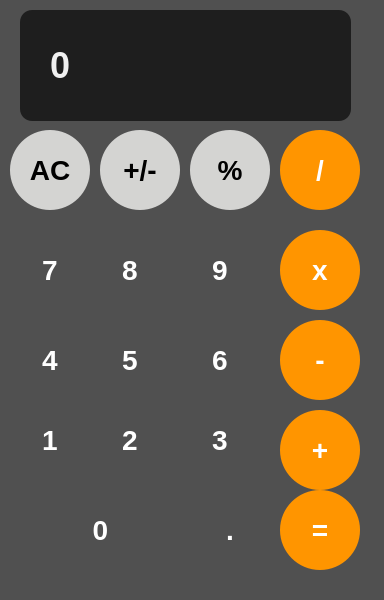
<?xml version="1.0" encoding="UTF-8"?>
<ui version="4.0">
 <class>MainWindow</class>
 <widget class="QMainWindow" name="MainWindow">
  <property name="geometry">
   <rect>
    <x>0</x>
    <y>0</y>
    <width>384</width>
    <height>600</height>
   </rect>
  </property>
  <property name="windowTitle">
   <string>MainWindow</string>
  </property>
  <property name="styleSheet">
   <string notr="true">    background-color: #505050;</string>
  </property>
  <widget class="QWidget" name="centralwidget">
   <widget class="QPushButton" name="pushButton_7">
    <property name="geometry">
     <rect>
      <x>10</x>
      <y>230</y>
      <width>80</width>
      <height>80</height>
     </rect>
    </property>
    <property name="styleSheet">
     <string notr="true">QPushButton {
    background-color: #505050;      /* Тёмно-серый фон */
    color: white;                   /* Белый текст */
    font-size: 28px;                /* Крупный шрифт */
    font-weight: bold;
    border: none;
    border-radius: 40px;            /* Круглая форма */
    min-width: 80px;
    min-height: 80px;
    padding: 0;
}

QPushButton:hover {
    background-color: #6b6b6b;      /* Светлее при наведении */
}

QPushButton:pressed {
    background-color: #323232;      /* Темнее при нажатии */
}
</string>
    </property>
    <property name="text">
     <string>7</string>
    </property>
   </widget>
   <widget class="QPushButton" name="pushButton_8">
    <property name="geometry">
     <rect>
      <x>90</x>
      <y>230</y>
      <width>80</width>
      <height>80</height>
     </rect>
    </property>
    <property name="styleSheet">
     <string notr="true">QPushButton {
    background-color: #505050;      /* Тёмно-серый фон */
    color: white;                   /* Белый текст */
    font-size: 28px;                /* Крупный шрифт */
    font-weight: bold;
    border: none;
    border-radius: 40px;            /* Круглая форма */
    min-width: 80px;
    min-height: 80px;
    padding: 0;
}

QPushButton:hover {
    background-color: #6b6b6b;      /* Светлее при наведении */
}

QPushButton:pressed {
    background-color: #323232;      /* Темнее при нажатии */
}
</string>
    </property>
    <property name="text">
     <string>8</string>
    </property>
   </widget>
   <widget class="QPushButton" name="pushButton_9">
    <property name="geometry">
     <rect>
      <x>180</x>
      <y>230</y>
      <width>80</width>
      <height>80</height>
     </rect>
    </property>
    <property name="styleSheet">
     <string notr="true">QPushButton {
    background-color: #505050;      /* Тёмно-серый фон */
    color: white;                   /* Белый текст */
    font-size: 28px;                /* Крупный шрифт */
    font-weight: bold;
    border: none;
    border-radius: 40px;            /* Круглая форма */
    min-width: 80px;
    min-height: 80px;
    padding: 0;
}

QPushButton:hover {
    background-color: #6b6b6b;      /* Светлее при наведении */
}

QPushButton:pressed {
    background-color: #323232;      /* Темнее при нажатии */
}
</string>
    </property>
    <property name="text">
     <string>9</string>
    </property>
   </widget>
   <widget class="QPushButton" name="pushButton_mul">
    <property name="geometry">
     <rect>
      <x>280</x>
      <y>230</y>
      <width>80</width>
      <height>80</height>
     </rect>
    </property>
    <property name="styleSheet">
     <string notr="true">QPushButton {
    background-color: #ff9500;      /* Ярко-оранжевый, как на iPhone */
    color: white;                   /* Белый текст */
    font-size: 28px;
    font-weight: bold;
    border: none;
    border-radius: 40px;
    min-width: 80px;
    min-height: 80px;
    padding: 0;
}

QPushButton:hover {
    background-color: #ffa733;      /* Светлее при наведении */
}

QPushButton:pressed {
    background-color: #cc7a00;      /* Темнее при нажатии */
}
</string>
    </property>
    <property name="text">
     <string>x</string>
    </property>
   </widget>
   <widget class="QPushButton" name="pushButton_6">
    <property name="geometry">
     <rect>
      <x>180</x>
      <y>320</y>
      <width>80</width>
      <height>80</height>
     </rect>
    </property>
    <property name="styleSheet">
     <string notr="true">QPushButton {
    background-color: #505050;      /* Тёмно-серый фон */
    color: white;                   /* Белый текст */
    font-size: 28px;                /* Крупный шрифт */
    font-weight: bold;
    border: none;
    border-radius: 40px;            /* Круглая форма */
    min-width: 80px;
    min-height: 80px;
    padding: 0;
}

QPushButton:hover {
    background-color: #6b6b6b;      /* Светлее при наведении */
}

QPushButton:pressed {
    background-color: #323232;      /* Темнее при нажатии */
}
</string>
    </property>
    <property name="text">
     <string>6</string>
    </property>
   </widget>
   <widget class="QPushButton" name="pushButton_minus">
    <property name="geometry">
     <rect>
      <x>280</x>
      <y>320</y>
      <width>80</width>
      <height>80</height>
     </rect>
    </property>
    <property name="styleSheet">
     <string notr="true">QPushButton {
    background-color: #ff9500;      /* Ярко-оранжевый, как на iPhone */
    color: white;                   /* Белый текст */
    font-size: 28px;
    font-weight: bold;
    border: none;
    border-radius: 40px;
    min-width: 80px;
    min-height: 80px;
    padding: 0;
}

QPushButton:hover {
    background-color: #ffa733;      /* Светлее при наведении */
}

QPushButton:pressed {
    background-color: #cc7a00;      /* Темнее при нажатии */
}
</string>
    </property>
    <property name="text">
     <string>-</string>
    </property>
   </widget>
   <widget class="QPushButton" name="pushButton_4">
    <property name="geometry">
     <rect>
      <x>10</x>
      <y>320</y>
      <width>80</width>
      <height>80</height>
     </rect>
    </property>
    <property name="styleSheet">
     <string notr="true">QPushButton {
    background-color: #505050;      /* Тёмно-серый фон */
    color: white;                   /* Белый текст */
    font-size: 28px;                /* Крупный шрифт */
    font-weight: bold;
    border: none;
    border-radius: 40px;            /* Круглая форма */
    min-width: 80px;
    min-height: 80px;
    padding: 0;
}

QPushButton:hover {
    background-color: #6b6b6b;      /* Светлее при наведении */
}

QPushButton:pressed {
    background-color: #323232;      /* Темнее при нажатии */
}
</string>
    </property>
    <property name="text">
     <string>4</string>
    </property>
   </widget>
   <widget class="QPushButton" name="pushButton_5">
    <property name="geometry">
     <rect>
      <x>90</x>
      <y>320</y>
      <width>80</width>
      <height>80</height>
     </rect>
    </property>
    <property name="styleSheet">
     <string notr="true">QPushButton {
    background-color: #505050;      /* Тёмно-серый фон */
    color: white;                   /* Белый текст */
    font-size: 28px;                /* Крупный шрифт */
    font-weight: bold;
    border: none;
    border-radius: 40px;            /* Круглая форма */
    min-width: 80px;
    min-height: 80px;
    padding: 0;
}

QPushButton:hover {
    background-color: #6b6b6b;      /* Светлее при наведении */
}

QPushButton:pressed {
    background-color: #323232;      /* Темнее при нажатии */
}
</string>
    </property>
    <property name="text">
     <string>5</string>
    </property>
   </widget>
   <widget class="QPushButton" name="pushButton_3">
    <property name="geometry">
     <rect>
      <x>180</x>
      <y>400</y>
      <width>80</width>
      <height>80</height>
     </rect>
    </property>
    <property name="styleSheet">
     <string notr="true">QPushButton {
    background-color: #505050;      /* Тёмно-серый фон */
    color: white;                   /* Белый текст */
    font-size: 28px;                /* Крупный шрифт */
    font-weight: bold;
    border: none;
    border-radius: 40px;            /* Круглая форма */
    min-width: 80px;
    min-height: 80px;
    padding: 0;
}

QPushButton:hover {
    background-color: #6b6b6b;      /* Светлее при наведении */
}

QPushButton:pressed {
    background-color: #323232;      /* Темнее при нажатии */
}
</string>
    </property>
    <property name="text">
     <string>3</string>
    </property>
   </widget>
   <widget class="QPushButton" name="pushButton_plus">
    <property name="geometry">
     <rect>
      <x>280</x>
      <y>410</y>
      <width>80</width>
      <height>80</height>
     </rect>
    </property>
    <property name="styleSheet">
     <string notr="true">QPushButton {
    background-color: #ff9500;      /* Ярко-оранжевый, как на iPhone */
    color: white;                   /* Белый текст */
    font-size: 28px;
    font-weight: bold;
    border: none;
    border-radius: 40px;
    min-width: 80px;
    min-height: 80px;
    padding: 0;
}

QPushButton:hover {
    background-color: #ffa733;      /* Светлее при наведении */
}

QPushButton:pressed {
    background-color: #cc7a00;      /* Темнее при нажатии */
}
</string>
    </property>
    <property name="text">
     <string>+</string>
    </property>
   </widget>
   <widget class="QPushButton" name="pushButton_1">
    <property name="geometry">
     <rect>
      <x>10</x>
      <y>400</y>
      <width>80</width>
      <height>80</height>
     </rect>
    </property>
    <property name="styleSheet">
     <string notr="true">QPushButton {
    background-color: #505050;      /* Тёмно-серый фон */
    color: white;                   /* Белый текст */
    font-size: 28px;                /* Крупный шрифт */
    font-weight: bold;
    border: none;
    border-radius: 40px;            /* Круглая форма */
    min-width: 80px;
    min-height: 80px;
    padding: 0;
}

QPushButton:hover {
    background-color: #6b6b6b;      /* Светлее при наведении */
}

QPushButton:pressed {
    background-color: #323232;      /* Темнее при нажатии */
}
</string>
    </property>
    <property name="text">
     <string>1</string>
    </property>
   </widget>
   <widget class="QPushButton" name="pushButton_2">
    <property name="geometry">
     <rect>
      <x>90</x>
      <y>400</y>
      <width>80</width>
      <height>80</height>
     </rect>
    </property>
    <property name="styleSheet">
     <string notr="true">QPushButton {
    background-color: #505050;      /* Тёмно-серый фон */
    color: white;                   /* Белый текст */
    font-size: 28px;                /* Крупный шрифт */
    font-weight: bold;
    border: none;
    border-radius: 40px;            /* Круглая форма */
    min-width: 80px;
    min-height: 80px;
    padding: 0;
}

QPushButton:hover {
    background-color: #6b6b6b;      /* Светлее при наведении */
}

QPushButton:pressed {
    background-color: #323232;      /* Темнее при нажатии */
}
</string>
    </property>
    <property name="text">
     <string>2</string>
    </property>
   </widget>
   <widget class="QPushButton" name="pushButton_dot">
    <property name="geometry">
     <rect>
      <x>190</x>
      <y>490</y>
      <width>80</width>
      <height>80</height>
     </rect>
    </property>
    <property name="styleSheet">
     <string notr="true">QPushButton {
    background-color: #505050;      /* Тёмно-серый фон */
    color: white;                   /* Белый текст */
    font-size: 28px;                /* Крупный шрифт */
    font-weight: bold;
    border: none;
    border-radius: 40px;            /* Круглая форма */
    min-width: 80px;
    min-height: 80px;
    padding: 0;
}

QPushButton:hover {
    background-color: #6b6b6b;      /* Светлее при наведении */
}

QPushButton:pressed {
    background-color: #323232;      /* Темнее при нажатии */
}</string>
    </property>
    <property name="text">
     <string>.</string>
    </property>
   </widget>
   <widget class="QPushButton" name="pushButton_equal">
    <property name="geometry">
     <rect>
      <x>280</x>
      <y>490</y>
      <width>80</width>
      <height>80</height>
     </rect>
    </property>
    <property name="styleSheet">
     <string notr="true">QPushButton {
    background-color: #ff9500;      /* Ярко-оранжевый, как на iPhone */
    color: white;                   /* Белый текст */
    font-size: 28px;
    font-weight: bold;
    border: none;
    border-radius: 40px;
    min-width: 80px;
    min-height: 80px;
    padding: 0;
}

QPushButton:hover {
    background-color: #ffa733;      /* Светлее при наведении */
}

QPushButton:pressed {
    background-color: #cc7a00;      /* Темнее при нажатии */
}
</string>
    </property>
    <property name="text">
     <string>=</string>
    </property>
   </widget>
   <widget class="QPushButton" name="pushButton_0">
    <property name="enabled">
     <bool>true</bool>
    </property>
    <property name="geometry">
     <rect>
      <x>10</x>
      <y>490</y>
      <width>181</width>
      <height>80</height>
     </rect>
    </property>
    <property name="styleSheet">
     <string notr="true">QPushButton {
    background-color: #505050;
    color: white;
    font-size: 28px;
    font-weight: bold;
    border: none;
    border-radius: 40px;
    padding-left: 32px;    /* Сдвиг текста немного влево */
    padding-right: 32px;
    min-width: 20px;      /* Шире обычной */
    min-height: 80px;      /* Как у других кнопок */
}

QPushButton:hover {
    background-color: #6b6b6b;
}

QPushButton:pressed {
    background-color: #323232;
}

</string>
    </property>
    <property name="text">
     <string>0</string>
    </property>
   </widget>
   <widget class="QLabel" name="result_show">
    <property name="geometry">
     <rect>
      <x>20</x>
      <y>10</y>
      <width>331</width>
      <height>111</height>
     </rect>
    </property>
    <property name="styleSheet">
     <string notr="true">QLabel{
    background-color:  #1e1e1e;         /* Тёмный фон */
    color: #f0f0f0;;                 /* Светло-серый/почти белый текст */
    font-size: 36px;                    /* Крупный шрифт */
    font-weight: bold;
    padding: 15px 20px;                 /* Отступы сверху/снизу и слева/справа */
    border-radius: 12px;                /* Скруглённые углы */
    border: 0px solid #333333;          /* Тонкая рамка */
    qproperty-alignment: 'AlignRight | AlignVCenter'; /* Выравнивание по правому краю и по центру по вертикали */
}
</string>
    </property>
    <property name="text">
     <string>0</string>
    </property>
   </widget>
   <widget class="QPushButton" name="pushButton_percent">
    <property name="geometry">
     <rect>
      <x>190</x>
      <y>130</y>
      <width>80</width>
      <height>80</height>
     </rect>
    </property>
    <property name="styleSheet">
     <string notr="true">QPushButton {
    background-color: #d4d4d2;      /* Светло-серый фон */
    color: black;                   /* Чёрный текст */
    font-size: 28px;
    font-weight: bold;
    border: none;
    border-radius: 40px;
    min-width: 80px;
    min-height: 80px;
    padding: 0;
}

QPushButton:hover {
    background-color: #e0e0de;
}

QPushButton:pressed {
    background-color: #bbbbbb;
}
</string>
    </property>
    <property name="text">
     <string>%</string>
    </property>
   </widget>
   <widget class="QPushButton" name="pushButton_div">
    <property name="geometry">
     <rect>
      <x>280</x>
      <y>130</y>
      <width>80</width>
      <height>80</height>
     </rect>
    </property>
    <property name="styleSheet">
     <string notr="true">QPushButton {
    background-color: #ff9500;      /* Ярко-оранжевый, как на iPhone */
    color: white;                   /* Белый текст */
    font-size: 28px;
    font-weight: bold;
    border: none;
    border-radius: 40px;
    min-width: 80px;
    min-height: 80px;
    padding: 0;
}

QPushButton:hover {
    background-color: #ffa733;      /* Светлее при наведении */
}

QPushButton:pressed {
    background-color: #cc7a00;      /* Темнее при нажатии */
}
</string>
    </property>
    <property name="text">
     <string>/</string>
    </property>
   </widget>
   <widget class="QPushButton" name="pushButton_AC">
    <property name="geometry">
     <rect>
      <x>10</x>
      <y>130</y>
      <width>80</width>
      <height>80</height>
     </rect>
    </property>
    <property name="styleSheet">
     <string notr="true">QPushButton {
    background-color: #d4d4d2;      /* Светло-серый фон */
    color: black;                   /* Чёрный текст */
    font-size: 28px;
    font-weight: bold;
    border: none;
    border-radius: 40px;
    min-width: 80px;
    min-height: 80px;
    padding: 0;
}

QPushButton:hover {
    background-color: #e0e0de;
}

QPushButton:pressed {
    background-color: #bbbbbb;
}
</string>
    </property>
    <property name="text">
     <string>AC</string>
    </property>
   </widget>
   <widget class="QPushButton" name="pushButton_plusminus">
    <property name="geometry">
     <rect>
      <x>100</x>
      <y>130</y>
      <width>80</width>
      <height>80</height>
     </rect>
    </property>
    <property name="styleSheet">
     <string notr="true">QPushButton {
    background-color: #d4d4d2;      /* Светло-серый фон */
    color: black;                   /* Чёрный текст */
    font-size: 28px;
    font-weight: bold;
    border: none;
    border-radius: 40px;
    min-width: 80px;
    min-height: 80px;
    padding: 0;
}

QPushButton:hover {
    background-color: #e0e0de;
}

QPushButton:pressed {
    background-color: #bbbbbb;
}
</string>
    </property>
    <property name="text">
     <string>+/-</string>
    </property>
   </widget>
  </widget>
 </widget>
 <resources/>
 <connections/>
</ui>
